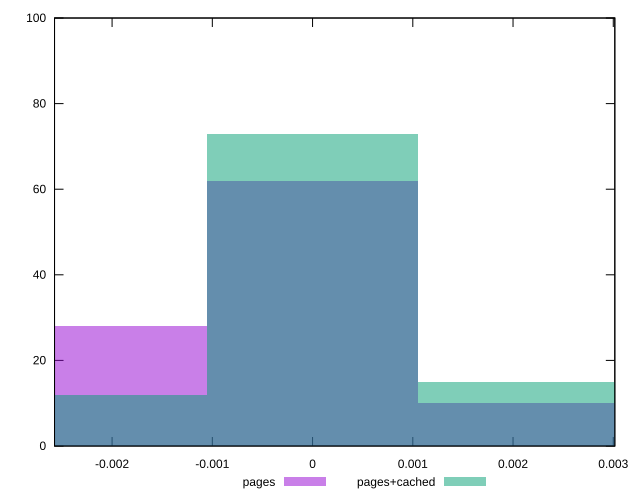

Source code (gnuplot):
reset

$pages <<EOF
0 62
-0.0021127195435234397 28
0.0021127195435234397 10
EOF

$pagesCached <<EOF
0 73
0.0021127195435234397 15
-0.0021127195435234397 12
EOF

set key outside below
set boxwidth 0.0021127195435234397
set xrange [-0.0025741208050773018:0.003015429375235656]
set yrange [0:100]
set trange [0:100]
set style fill transparent solid 0.5 noborder
set terminal svg size 640, 500 enhanced background rgb 'white'
set output "report_00026_2021-02-22T21:38:55.199Z/meta/pScore-difference/comparison/histogram/0_vs_1.svg"

plot $pages title "pages" with boxes, \
     $pagesCached title "pages+cached" with boxes

reset
